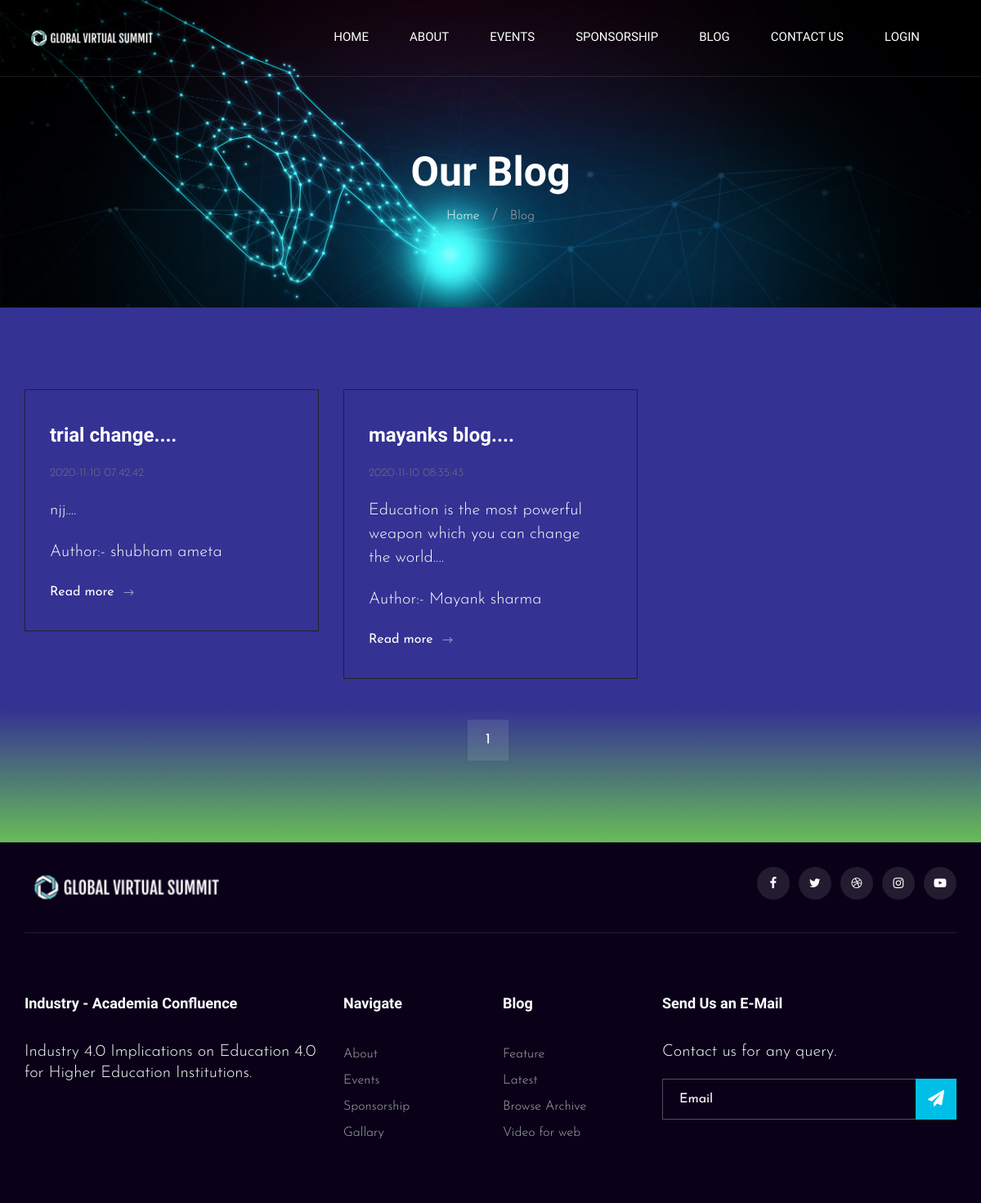
Screenshot of /blog.php with the database file from the repository.
### tables this page shows
CREATE TABLE `blogs` (
  `id` int(10) NOT NULL,
  `BlogTitle` varchar(200) NOT NULL,
  `BlogQuote` varchar(200) NOT NULL,
  `BlogContent` text NOT NULL,
  `file_name` varchar(100) NOT NULL,
  `create_date` timestamp NOT NULL DEFAULT current_timestamp(),
  `last_update` varchar(50) DEFAULT NULL,
  `time` time NOT NULL DEFAULT current_timestamp(),
  `userID` int(10) NOT NULL
);

CREATE TABLE `registration` (
  `id` int(11) NOT NULL,
  `f_name` varchar(100) NOT NULL,
  `l_name` varchar(100) NOT NULL,
  `email` varchar(100) NOT NULL,
  `username` varchar(200) NOT NULL,
  `password` varchar(200) NOT NULL
);

### blog.php (the view, shortened to what this page needs)
<?php
Include_once 'connection.php';?>
<!DOCTYPE html>
<html lang="zxx">
<head>
    <link rel="stylesheet" href="css/bootstrap.min.css" type="text/css">
    <link rel="stylesheet" href="css/font-awesome.min.css" type="text/css">
    <link rel="stylesheet" href="css/elegant-icons.css" type="text/css">
    <link rel="stylesheet" href="css/owl.carousel.min.css" type="text/css">
    <link rel="stylesheet" href="css/magnific-popup.css" type="text/css">
    <link rel="stylesheet" href="css/slicknav.min.css" type="text/css">
    <link rel="stylesheet" href="css/style.css" type="text/css">
</head>
<body>
    <header class="header">
        <div class="container">
            <div class="row">
                <div class="col-lg-2">
                    <div class="header__logo">
                        <a href="./index.php"><img src="img/logo.png" alt=""></a>
                    </div>
                </div>
                <div class="col-lg-10">
                    <div class="header__nav__option">
                        <nav class="header__nav__menu mobile-menu">
                            <ul>
                                <li><a href="./index.php">Home</a></li>
                                <li><a href="./about.php">About</a></li>
                                <li><a href="./events.php">Events</a></li>
                                <li><a href="./sponsorship.php">Sponsorship</a></li>
                                 <?php
                                 if (!isset($_SESSION['id']))
                                {?>
                                <li><a href="blog.php">Blog</a></li>
                                <?php }
                                else{?>
                                <li><a href="blog_loginUser.php">Blog</a></li>
                                <?php }
                                ?>
                                <li><a href="./contact.php">Contact Us</a></li>
                                <?php
                                 if (!isset($_SESSION['id']))
                                {?>
                                <li><a href="login.php">Login</a></li>
                                <?php }
                                else{?>
                                <li><a href="logout.php">logout</a></li>
                                <?php } ?>
                            </ul>
                        </nav>
                    </div>
                </div>
            </div>
        </div>
    </header>
    <div class="breadcrumb-option spad set-bg" data-setbg="img/breadcrumb-bg.jpg">
        <div class="container">
            <div class="row">
                <div class="col-lg-12 text-center">
                    <div class="breadcrumb__text">
                        <h2>Our Blog</h2>
                        <div class="breadcrumb__links">
                            <a href="#">Home</a>
                            <span>Blog</span>
                        </div>
                    </div>
                </div>
            </div>
        </div>
    </div>
    <section class="blog spad">
        <div class="container">
            <div class="row">
                            <?php
                            $result_per_page = 6;
                            $sql= "SELECT * FROM blogs ";
                            $result  = mysqli_query($con,$sql);
                            $number_of_results = mysqli_num_rows($result);
                            $number_of_pages=ceil($number_of_results/$result_per_page);
                            if(!isset($_GET['page'])){
                            $page=1;
                            }else{
                            $page=$_GET['page'];
                            }
                            $this_page_first_result = ($page)*$result_per_page;
                            $this_page_first_result2 =$this_page_first_result -$result_per_page ;
                            $result = mysqli_query($con,"SELECT * FROM blogs order by create_date LIMIT " .$this_page_first_result2.','.$result_per_page);
                            while($row = mysqli_fetch_array($result)) {
                            $Id=$row["id"];
                            $BlogTitle=$row["BlogTitle"];
                            $BlogQuote=$row["BlogQuote"];
                            $Create_Date=$row["create_date"];
                            $UserId=$row["userID"];
                            $UserQuery= mysqli_query($con,"SELECT * FROM registration WHERE id = '$UserId'");
                            $User = mysqli_fetch_array($UserQuery);
                            $FirstName=$User["f_name"];
                            $LastName=$User["l_name"];
                            $Name = $FirstName.' '.$LastName;
                            ?>
                <div class="col-lg-4 col-md-6 col-sm-12 col-xs-12">
                    <div class="blog__item">
                        <h4><?php if($BlogTitle) {
                                    $title = substr($BlogTitle,0,20);
                                    echo $title."...."; }?></h4>
                        <ul>
                            <li><?php echo $Create_Date; ?></li>
                        </ul>
                        <p><?php if($BlogQuote) {
                                    $story_desc = substr($BlogQuote,0,150);
                                    echo $story_desc."...."; }
                           ?></p>
                            <div>
                                 <p>Author:- <?php echo $Name; ?></p>
                            </div>
                            <div>
                                 <a href="blog-details.php?id=<?php echo $Id;?>">Read more <span class="arrow_right"></span></a>
                            </div>
                    </div>
                </div>
                <?php }
                ?>
            </div>
            <div class="row">
                <div class="col-lg-12">
                    <div class="pagination__option blog__pagi">
                                <?php
                                for($page=1;$page<=$number_of_pages;$page++){
                                echo '<a class="number__pagination" href="blog.php?page=' . $page . '">' .$page . '</a>
                                ';}
                                ?>
                    </div>
                </div>
            </div>
        </div>
    </section>
    <footer class="footer">
        <div class="container">
            <div class="footer__top">
                <div class="row">
                    <div class="col-lg-6 col-md-6">
                        <div class="footer__top__logo">
                            <a href="#"><img src="img/logo.png" alt=""></a>
                        </div>
                    </div>
                    <div class="col-lg-6 col-md-6">
                        <div class="footer__top__social">
                            <a href="#"><i class="fa fa-facebook"></i></a>
                            <a href="#"><i class="fa fa-twitter"></i></a>
                            <a href="#"><i class="fa fa-dribbble"></i></a>
                            <a href="#"><i class="fa fa-instagram"></i></a>
                            <a href="#"><i class="fa fa-youtube-play"></i></a>
                        </div>
                    </div>
                </div>
            </div>
            <div class="footer__option">
                <div class="row">
                    <div class="col-lg-4 col-md-6 col-sm-6">
                        <div class="footer__option__item">
                            <h5>Industry - Academia Confluence</h5>
                            <p>Industry 4.0 Implications on Education 4.0 for Higher Education Institutions.</p>
                        </div>
                    </div>
                    <div class="col-lg-2 col-md-3 col-sm-3">
                        <div class="footer__option__item">
                            <h5>Navigate</h5>
                            <ul>
                                <li><a href="about.php">About</a></li>
                                <li><a href="events.php">Events</a></li>
                                <li><a href="sponsorship.php">Sponsorship</a></li>
                                <li><a href="#">Gallary</a></li>
                            </ul>
                        </div>
                    </div>
                    <div class="col-lg-2 col-md-3 col-sm-3">
                        <div class="footer__option__item">
                            <h5>Blog</h5>
                            <ul>
                                <li><a href="#">Feature</a></li>
                                <li><a href="#">Latest</a></li>
                                <li><a href="#">Browse Archive</a></li>
                                <li><a href="#">Video for web</a></li>
                            </ul>
                        </div>
                    </div>
                    <div class="col-lg-4 col-md-12">
                        <div class="footer__option__item">
                            <h5>Send Us an E-Mail</h5>
                            <p>Contact us for any query.</p>
                            <form action="#">
                                <input type="text" placeholder="Email">
                                <button type="submit"><i class="fa fa-send"></i></button>
                            </form>
                        </div>
                    </div>
                </div>
            </div>
        </div>
    </footer>
</body>
</html>

### rows the page displays
blogs: BlogTitle "trial change", create_date "2020-11-10 07:42:42", BlogQuote "njj", userID.l_name "shubham ameta"
blogs: BlogTitle "mayanks blog", create_date "2020-11-10 08:35:43", BlogQuote "Education is the most powerful weapon which you can change the world", userID.l_name "Mayank sharma"
